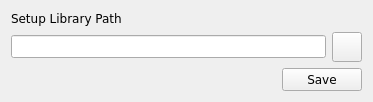
<?xml version="1.0" encoding="UTF-8"?>
<ui version="4.0">
 <class>LibrarySetup</class>
 <widget class="QWidget" name="LibrarySetup">
  <property name="geometry">
   <rect>
    <x>0</x>
    <y>0</y>
    <width>373</width>
    <height>102</height>
   </rect>
  </property>
  <property name="windowTitle">
   <string>Form</string>
  </property>
  <layout class="QGridLayout" name="gridLayout">
   <item row="1" column="0" colspan="2">
    <widget class="QLineEdit" name="le_libpath">
     <property name="font">
      <font>
       <family>DejaVu Sans</family>
      </font>
     </property>
     <property name="readOnly">
      <bool>false</bool>
     </property>
    </widget>
   </item>
   <item row="1" column="2">
    <widget class="QPushButton" name="btn_choose">
     <property name="minimumSize">
      <size>
       <width>30</width>
       <height>30</height>
      </size>
     </property>
     <property name="maximumSize">
      <size>
       <width>30</width>
       <height>30</height>
      </size>
     </property>
     <property name="font">
      <font>
       <family>DejaVu Sans</family>
      </font>
     </property>
     <property name="text">
      <string/>
     </property>
     <property name="icon">
      <iconset>
       <normaloff>../../icons/open.png</normaloff>../../icons/open.png</iconset>
     </property>
    </widget>
   </item>
   <item row="2" column="1" colspan="2">
    <widget class="QPushButton" name="btn_save">
     <property name="font">
      <font>
       <family>DejaVu Sans</family>
      </font>
     </property>
     <property name="text">
      <string>Save</string>
     </property>
    </widget>
   </item>
   <item row="2" column="0">
    <spacer name="horizontalSpacer">
     <property name="font">
      <font>
       <family>DejaVu Sans</family>
      </font>
     </property>
     <property name="orientation">
      <enum>Qt::Horizontal</enum>
     </property>
     <property name="sizeHint" stdset="0">
      <size>
       <width>40</width>
       <height>20</height>
      </size>
     </property>
    </spacer>
   </item>
   <item row="0" column="0" colspan="3">
    <widget class="QLabel" name="label">
     <property name="font">
      <font>
       <family>DejaVu Sans</family>
      </font>
     </property>
     <property name="text">
      <string>Setup Library Path</string>
     </property>
    </widget>
   </item>
  </layout>
 </widget>
 <resources/>
 <connections/>
</ui>
